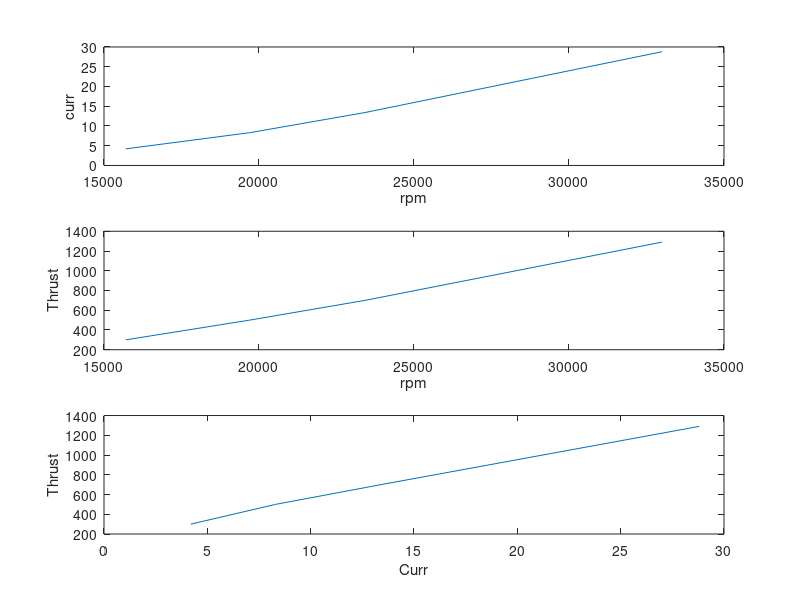
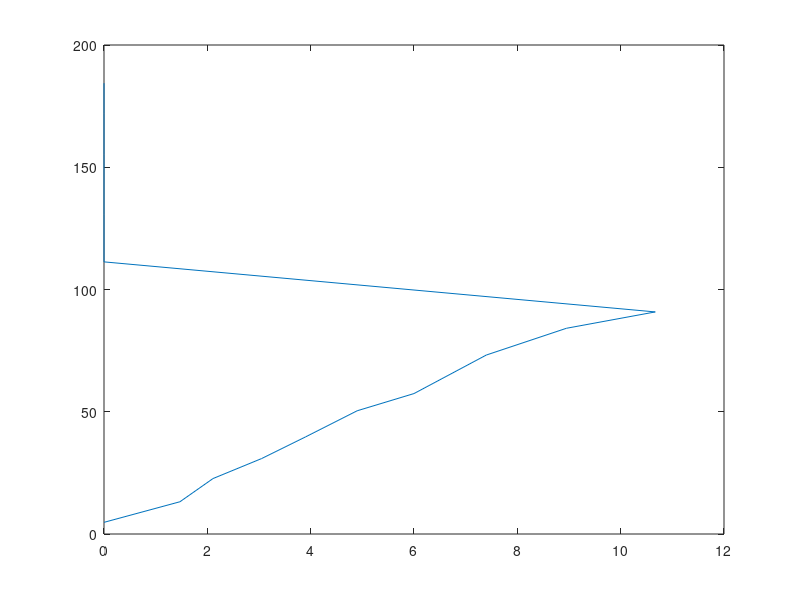
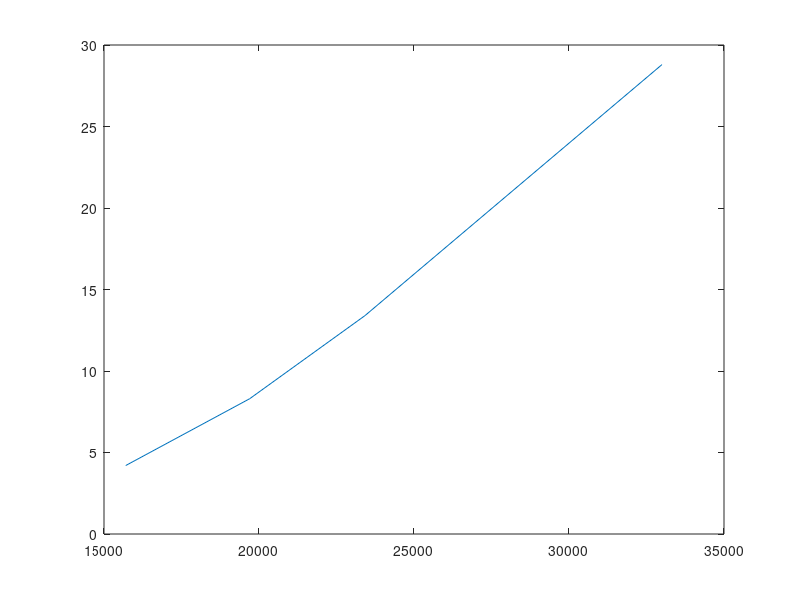

Source code (MATLAB) for these figures, in order: (Note: this script raises an error after producing the figures.)
clc; close all; clear variables;

A = [
% PWM Weight Current
1200    4.77  0;
1250    13.19   1.47;
1300    22.68   2.11;
1350    30.85   3.05;
1400    39.70   3.9;
1450    50.4    4.9;
1500    57.44   6.0;
1550    73.2    7.4;
1600    84.14   8.95;
1650    90.83   10.67;
1700    111.3 0;
1750    130.6 0;
1800    143.15 0;
1850    149.6 0;
1900    155.2 0;
1950    172.0 0;
2000    184.4 0;
];
emax_data = [
% thrust current RPM
300	4.2	15700;
500	8.3	19700;
700	13.4	23420;
1290	28.8	33000;
];

pwm = A(:,1);
M = A(:,2);
curr = A(:, 3);

emax_thrust = emax_data(:,1);
emax_curr = emax_data(:,2);
emax_rpm = emax_data(:, 3);

%%
close all
figure;
subplot(3, 1, 1)
plot(emax_rpm, emax_curr);
xlabel('rpm');
ylabel('curr');
hold on;

subplot(3, 1, 2)
plot(emax_rpm, emax_thrust);
xlabel('rpm');
ylabel('Thrust');

subplot(3, 1, 3)
plot(emax_curr, emax_thrust);
xlabel('Curr');
ylabel('Thrust');

%%
figure;
plot(curr, M);
figure;
plot(emax_rpm, emax_curr);

% x = emax_rpm;
% y = emax_curr;
[k, b, err, y1] = linear_regression(emax_rpm, emax_curr);
figure;
scatter(x, y); hold on;
plot(x, y1);
legend('real', 'approximated');

%%
[k, b, err, y1] = linear_regression(pwm(1:9), curr(1:9))
curr(10:end) = pwm(10:end)*k + b
curr

%%
close all
[w, err, y2] = quadratic_regression(emax_rpm(1:3),emax_thrust(1:3));
figure
scatter(emax_rpm, emax_thrust);hold on;
plot(emax_rpm, w(1)+emax_rpm*w(2) + emax_rpm.^2*w(3));
legend('real', 'approx')
xlabel('rpm');
%%
close all
figure
plot(emax_curr, emax_rpm);
hold on
plot(curr, (pwm-1000)/1000*40000)
legend('emax rpm', 'pwm');
xlabel('current, A');

%%
close all

x = N;
momentum = (M/1000 * 9.8) * (66.5/1000);
y = momentum;

[w, err, y2] = quadratic_regression(x,y);


% figure;
% plot(pwm, rpm); hold on;
% plot(pwm, rpm_approx);

figure;
scatter(x, y); hold on;
% plot(x, y1);
plot(x, y2);
%%
close all
% [k, b, err, y1] = linear_regression(emax_rpm, emax_curr);
% curr = k*rpm + b
% rpm = (curr - b) / k
% x = (pwm - 1000)/1000;
EMAX_MAX_RPM = 33000;
MIN_PWM = 1000; MAX_PWM = 2000;
rpm_approx = (pwm-1000)/(MAX_PWM-MIN_PWM) * EMAX_MAX_RPM;
x = rpm_approx;
% x = x / 60;
y = M;
momentum = (M/1000 * 9.8) * (66.5/1000);
y = momentum
% y = y * 1000;
% [k, b, err, y1] = linear_regression(x, y);
% x = curr;
% x = pwm;
% y = rpm;
[w, err, y2] = quadratic_regression(x,y);
fuck = [x'./1e3; y']


% figure;
% plot(pwm, rpm); hold on;
% plot(pwm, rpm_approx);

figure;
scatter(x, y); hold on;
% plot(x, y1);
% plot(x, y2);
x = x;
% plot(x, -0.01 + 7.8453e-09*(2*pi*x/60).^2 );
% plot(x, 0.00000000007009*x.^2 + 0.00000160889000*x - 0.00778245010321);
    % plot(x, 0.00000000008730*x.^2+0.00000084282100*x-0.00027874970727);
hold on
c = 8.7300e-11;
a = -4.8272e+03;
b = -0.0023;
% % 8.7e11*(x+4800) - 0.0023

% plot(x, c*(x-a).^2+b);
% plot(x, c*(x-a).^2);
% Аппроксимация с точкой 0 
c = 0.0000000000880085;
a = 0.0000008149303785;
b = -0.0000350181946204;
x1 = 0:10:40000;
% plot(x1, c*x1.^2 + a*x1 + b)
% с центром параболы в (0, 0) без сдвигов
% c = 1.154077248e-10;
c = 0.0000000001066078;
b = 0.0077448458147488;
plot(x1, c*x1.^2 + b, 'LineWidth', 2)
% plot(x1, 1.221251133648546e-10*x1.^2)
% plot(x1, 1.221255238644330e-10*x1.^2, 'LineWidth', 2)
legend({
'Эксперимент'
% 'quadratic approx'
% 'podbor'
% 'podbor1'
% 'podbor2'
% 'podbor_2.1'
'Аппроксимация'

% 'Без сдвига'
});
xlabel('RPM_{approx}');
xlim([0; 33000]);
ylabel('M, Н\cdot м');
% ylim([0; 0.15]);
% c*(x-a)^2+b = cx^2 - 2*a**c*x + (c*a^2 + b) = 
% c = 0.00000000008730
% a = 
%%
rpm_approx
sprintf("%d ", rpm_approx.^2)
sprintf("%f ", momentum)
%%
% a*x^2 + b*x + c = f*(x-e)^2 + g
% -----           = f*x^2 - 2*e*f*x + f*e^2 + g
% f = a
% b = -2*e*a => e = -b/2a
% c = g + a*b^2/4a^2 = g + b^2/4a => g = c - b^2/4a
%%
A = [
    162	3;
236	5;
311	7;
374	9.1;
439	11;
490	13;
548	15.3;
611	17.3;
712	20.7;
];
thrust = A(:,1);
curr = A(:,2);
figure;
plot(curr, sqrt(thrust));

%%
sprintf("%d ", rpm_approx)
sprintf("%f ", momentum)
%%
figure; hold on;
plot(rpm_approx.^2, momentum)
plot(x1.^2, 1.221255238644330e-10*x1.^2)
c = 0.0000000001066078;
b = 0.0077448458147488;
plot(x1.^2, c*x1.^2 + b)
c = 8.7300e-11;
a = -4.8272e+03;
b = -0.0023;
% % 8.7e11*(x+4800) - 0.0023

plot(x1.^2, c*(x1-a).^2+b);
legend([
    "god-shit"
    "non-drift"
    "drift"
    "old double-drift"
]);
%%
rpm = [8250 9900 11550 13200 14850 16500 18150 19800 21450 28050];
y = [0.008596 0.014781 0.020105 0.025872 0.032846 0.037434 0.047704 0.054834 0.059194 0.097494]
f = @(c) average_quadraric_error(c*rpm_approx.^2, momentum);
f(5.000000002500000e-07)
%%
C_T_opt = dichotomi_optimization(f, [1e-20, 1e-6], 1e-20)

function x_min = dichotomi_optimization(f, K0, e)
    a = K0(1); b = K0(2);
    delta = e/2;
    while b - a > 2*e
        x1 = (a + b - delta)/2;
        x2 = (a + b + delta)/2;
        if f(x1) <= f(x2)
            b = x2;
        else
            a = x1;
        end
    end
    x_min = (a + b)/2;
end

function err = average_quadraric_error(A, B)
    err = sum((A - B).^2) / (length(A)-1);
end
